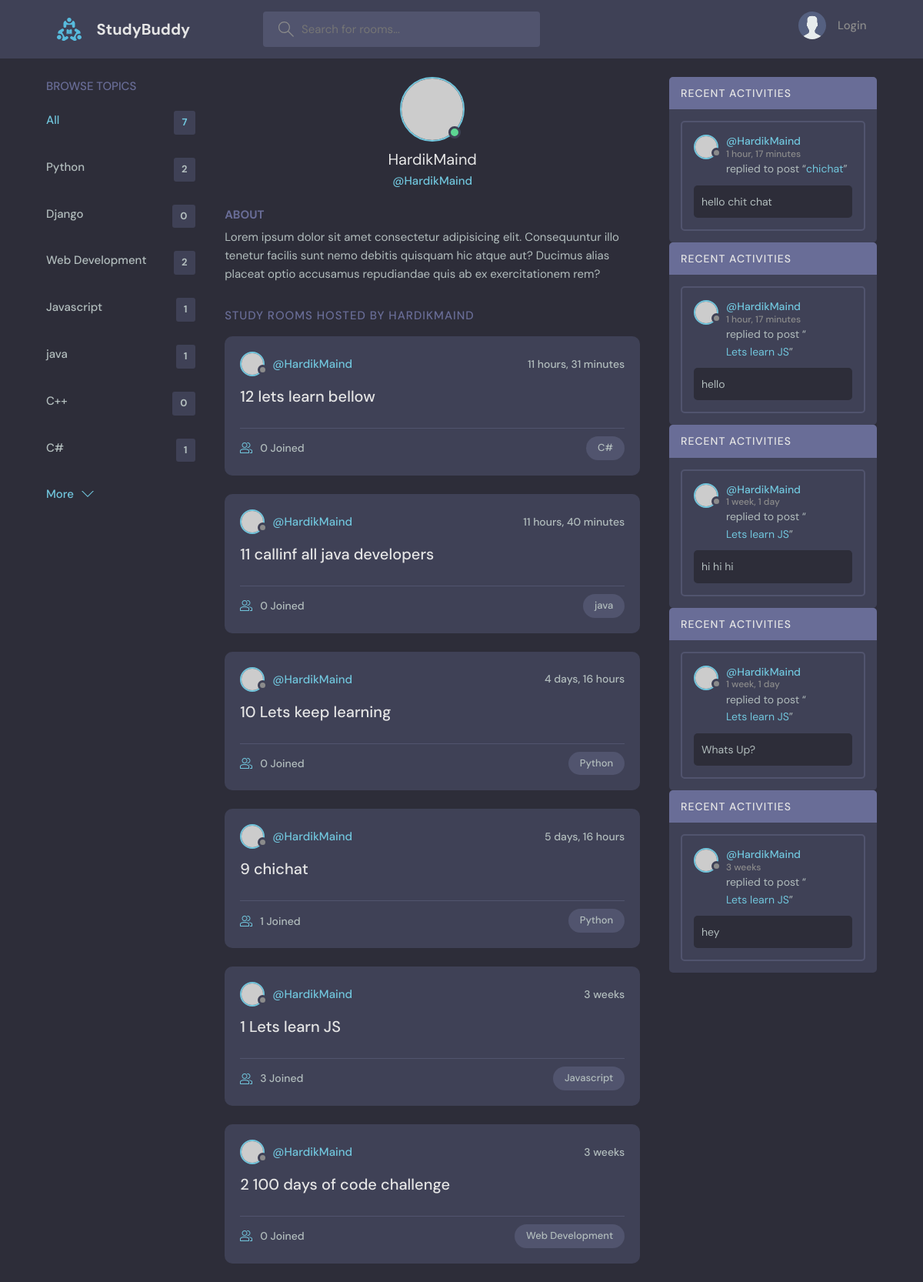
The app's page /profile/1/, older data.
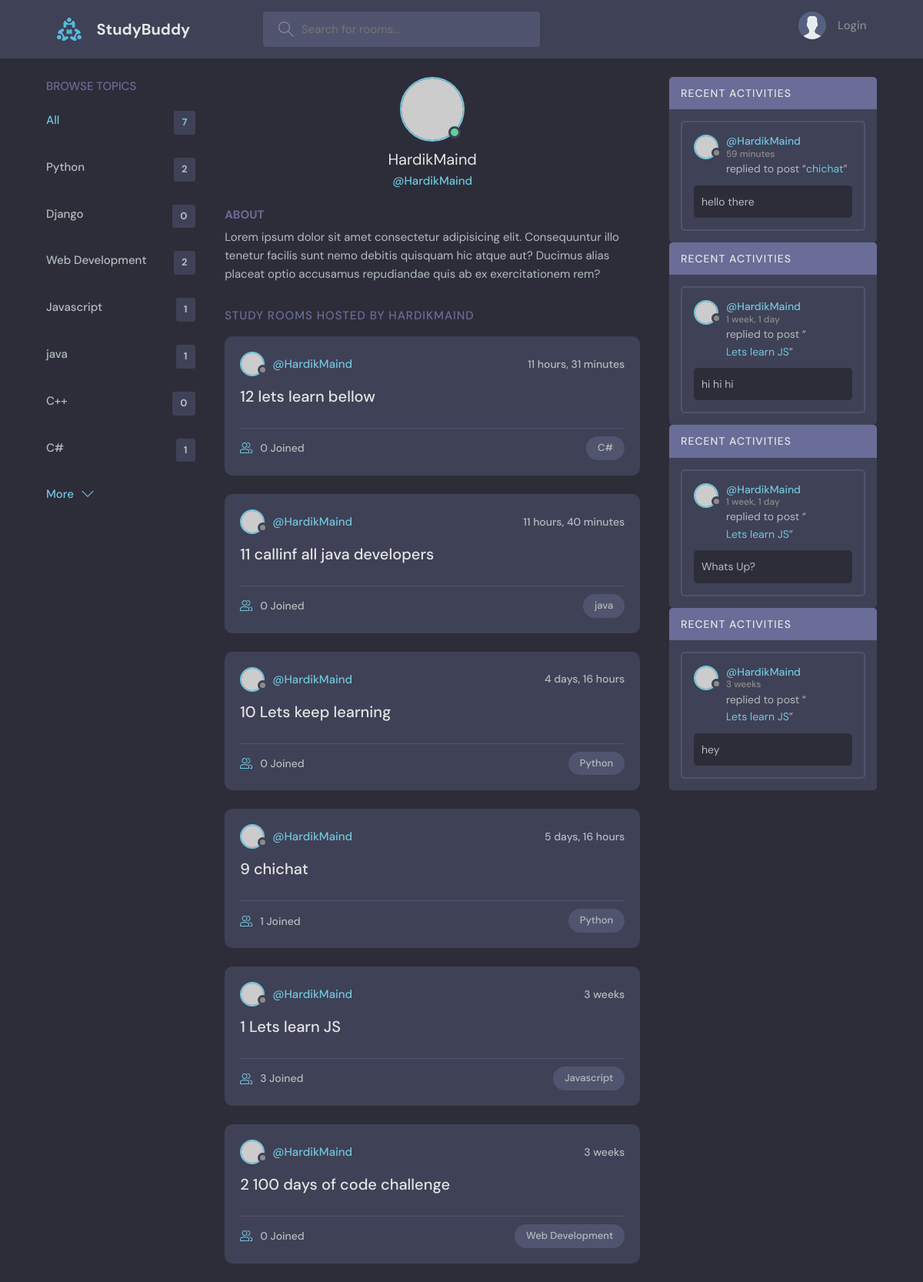
The same page, newer data.
### base/models.py (models this page shows, shortened)
class Topic(models.Model):
    name = models.CharField(max_length=200)

class Room(models.Model):
    host = models.ForeignKey(User, null=True, on_delete=models.SET_NULL)
    name = models.CharField(max_length=200)
    description = models.TextField(null=True, blank=True)
    participants = models.ManyToManyField(User,related_name='participants', blank=True)
    updated = models.DateTimeField(auto_now=True)
    created = models.DateTimeField(auto_now_add=True)
    topic = models.ForeignKey(Topic, null=True, on_delete=models.SET_NULL)
    class Meta:
        ordering = ['-updated', '-created']
    def __str__(self):
        return self.name

class Message(models.Model):
    user = models.ForeignKey(User, on_delete=models.CASCADE)
    room = models.ForeignKey(Room, on_delete=models.CASCADE)
    body = models.TextField()
    updated = models.DateTimeField(auto_now=True)
    created = models.DateTimeField(auto_now_add=True)
    class Meta:
        ordering = ['-updated', '-created']

### base/views.py (the view)
# urls.py: path('profile/<str:pk>/', views.userProfile,name="user-profile"),
def userProfile(request, pk):
    user = User.objects.get(id=pk)
    rooms = user.room_set.all()
    room_messages = user.message_set.all()
    topics = Topic.objects.all()
    context = {'user': user, 'rooms': rooms,
               'room_messages': room_messages, 'topics': topics}
    return render(request, 'base/profile.html', context)

### base/templates/base/profile.html (shortened to what this page needs)
{% extends 'main.html' %}
{% load static %}
{% block content %}
  <main class="profile-page layout layout--3">
    <div class="container">
      {%include 'base/topic_component.html' %}
      <div class="roomList">
        <div class="profile">
          <div class="profile__avatar">
            <div class="avatar avatar--large active">
              <img src="https://randomuser.me/api/portraits/men/11.jpg" />
            </div>
          </div>
          <div class="profile__info">
            <h3>{{user.username}}</h3>
            <p>@{{user.username}}</p>
          </div>
          <div class="profile__about">
            <h3>About</h3>
            <p>
              Lorem ipsum dolor sit amet consectetur adipisicing elit. Consequuntur illo tenetur
              facilis sunt nemo debitis quisquam hic atque aut? Ducimus alias placeat optio
              accusamus repudiandae quis ab ex exercitationem rem?
            </p>
          </div>
        </div>
        <div class="roomList__header">
          <div>
            <h2>Study Rooms Hosted by {{user.username}}</a>
            </h2>
          </div>
        </div>
        {%include 'base/feed_component.html' %}
      </div>
      {%include 'base/activity_component.html' %}
    </div>
  </main>
{% endblock content %}

### templates/main.html (shortened to what this page needs)
<!DOCTYPE html>
{% load static %}
<html lang="en">
  <head>
    <link rel="stylesheet" href="{%static 'styles/style.css' %}" />
  </head>
  <body>
    {% include 'navbar.html' %}  {% block content %} {% endblock content %}
  </body>
</html>

### templates/navbar.html (shortened to what this page needs)
{% load static  %}
<header class="header header--loggedIn">
    <div class="container">
      <a href="{% url 'home'%}" class="header__logo">
        <img src="{% static 'images/logo.svg' %}" />
        <h1>StudyBuddy</h1>
      </a>
      <form class="header__search" method="GET" accept="{% url 'home' %}">
        <label>
          <input placeholder="Search for rooms..." />
        </label>
      </form>
      <nav class="header__menu">
        {% if request.user.is_authenticated %}
        <div class="header__user">
          <a href="{% url 'update-user' %}">
            <div class="avatar avatar--medium active">
              <img src="https://randomuser.me/api/portraits/men/37.jpg" />
            </div>
            <p>{{request.user.username}} <span>@{{request.user.username}}</span></p>
          </a>
          <button class="dropdown-button">
            <svg
              version="1.1"
              xmlns="http://www.w3.org/2000/svg"
              width="32"
              height="32"
              viewBox="0 0 32 32"
            >
              <title>chevron-down</title>
              <path d="M16 21l-13-13h-3l16 16 16-16h-3l-13 13z"></path>
            </svg>
          </button>
        </div>
        {% else %}
        <a href="{% url 'login' %}">
          <img src="{% static 'images/avatar.svg' %}" />
          <p>Login</p>
        </a>
        {% endif %}
      </nav>
    </div>
  </header>

### base/templates/base/topic_component.html
<div class="topics">
  <div class="topics__header">
    <h2>Browse Topics</h2>
  </div>
  <ul class="topics__list">
    <li>
      <a href="{% url 'home'%}" class="active">All <span>{{topics.count}}</span></a>
    </li>
    {% for x in topics %}
    <li>
      <a href="{% url 'home' %}?query={{x.name}}"> {{x.name}} <span>{{x.room_set.all.count}}</span></a>
    </li>
    {%endfor%}
  </ul>
  <a class="btn btn--link" href="topics.html">
    More
    <svg
      version="1.1"
      xmlns="http://www.w3.org/2000/svg"
      width="32"
      height="32"
      viewBox="0 0 32 32"
    >
      <title>chevron-down</title>
      <path d="M16 21l-13-13h-3l16 16 16-16h-3l-13 13z"></path>
    </svg>
  </a>
</div>

### base/templates/base/feed_component.html (shortened to what this page needs)
{% for room in rooms %}
<div class="roomListRoom">
  <div class="roomListRoom__header">
    <a href="{% url 'user-profile' room.host.id %}" class="roomListRoom__author">
      <div class="avatar avatar--small">
        <img src="https://randomuser.me/api/portraits/women/11.jpg" />
      </div>
      <span>@{{room.host.username}}</span>
    </a>
    <div class="roomListRoom__actions">
      <span>{{room.created|timesince }}</span>
    </div>
  </div>
  <div class="roomListRoom__content">
    <a href="{% url 'room' room.id %}"> {{room.id}}    {{room.name}}</a>
  </div>
  <div class="roomListRoom__meta">
    <a href="{% url 'room' room.id %}" class="roomListRoom__joined">
      {{room.participants.all.count}} Joined
    </a>
    <p class="roomListRoom__topic">{{room.topic.name}}</p>
  </div>
</div>
{% endfor %}

### base/templates/base/activity_component.html (shortened to what this page needs)
<div>
{% for x in room_messages %}
<div class="activities">
  <div class="activities__header">
    <h2>Recent Activities</h2>
  </div>
  <div class="activities__box">
    <div class="activities__boxHeader roomListRoom__header">
      <a href="{% url 'user-profile' x.user.id %}" class="roomListRoom__author">
        <div class="avatar avatar--small">
          <img src="https://randomuser.me/api/portraits/women/11.jpg" />
        </div>
        <p>
          @{{x.user}}
          <span>{{x.created|timesince}}</span>
        </p>
      </a>
    </div>
    <div class="activities__boxContent">
      <p>
        replied to post “<a href="{%url 'room' x.room.id %}">{{x.room}}</a>”
      </p>
      <div class="activities__boxRoomContent">
        {{x.body}}
      </div>
    </div>
  </div>
</div>
{% endfor %}
</div>

Row changes from the older to the newer data that the page shows:
removed Message: user "HardikMaind", created "1 hour, 17 minutes", room "chichat", body "hello chit chat"
removed Message: user "HardikMaind", created "1 hour, 17 minutes", room "Lets learn JS", body "hello"
added Message: user "HardikMaind", created "59 minutes", room "chichat", body "hello there"
